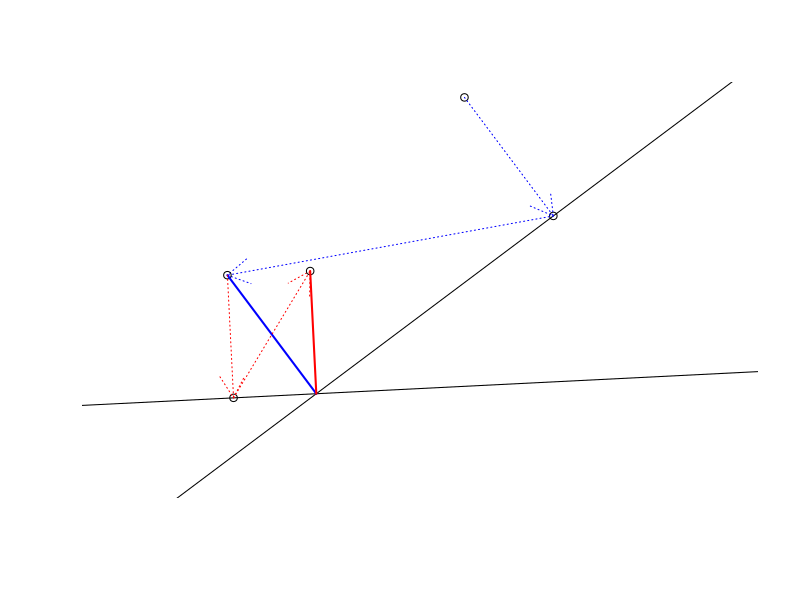

This chart was generated by the following R code:
## This is a short program to generate a picture illustrating
## that non-orthoganility is 
## reobatianed when iteratively applying projections
##
## A 2D point is projected onto two 1d linear subspaces which
## in this case are lines through the origin
##
## Note the formula for projecting a 2D point (y1, y2) onto a subspace
## (z, b * z) for z in R^1 
##
## Gives horizontal axis point z = p * Y2 / b + (1-p) * y1
## where p = b^2 / (b^2 + 1)
##
## Vertical axis point z * b
##
## The residual vector is then of course the substraction of these two
##
## Notation
## p[]sj means project [] onto subspace j so, for example
## pys1 = project point y onto subspace 1
## ppys2s2 = project the projection of point y onto subspace 1 onto subspace 2
## r is the same thing for residual

## The 2D response is (y1, y2)
y = c(.4, .8)

## The slopes of the linear subspace 
## Subspace1 is the set {z * slope1 | z in R}
## Subspace2 is the set {z * slope2 | z in R}
slope1 = .75
slope2 = .05

## The projection function of a point (y1, y2)
## onto a the subspace defined by a 
## line through the origin with slope b
project = function(y, b) {
  p = b ^ 2 / (b ^ 2 + 1)
  
  point1 = p * y[2] / b +  (1 - p) * y[1]
  point2 = b * point1
  
  projection = c(point1, point2)
  residual = y - projection
  list(projection = projection,
       residual = residual)
}

## Make the arrows function like the lines function so that
## I can just switch back and forth between lines and arrow
arrow = function(x, y, ...)
  arrows(x[1], y[1], x[2], y[2], ...)

## The projection and residual of the observed
## data point onto the first subspace
temp = project(y, slope1)
pys1 = temp$projection
rys1 = temp$residual
rm(temp)

## The projection and residual onto the second subspace 
## of the residual of the projection from the first subspace 
temp = project(rys1, slope2)
prys1s2 = temp$project
rrys1s2 = temp$residual
rm(temp)

## The inner product of this residual and the first residual
## Note you'd want this to be orthongoal since the first residual
## is guaranteed to be orthogonal to any point in S1
bleedover = sum(rys1 * rrys1s2)

## define a plotrange, just cover all of the points
plotrange = range(c(y, pys1, prys1s2, rys1, rrys1s2))

## Create a blank plot
plot(plotrange, plotrange, type = "n", xlab = "", ylab = "", 
     frame = FALSE, 
     axes = FALSE, asp = 1)
## Uncomment this if you want the title to display the inner
## product of the second residual with the first
#title(paste0("The inner product is: ", round(bleedover, 3)))

## The two linear subspaces
abline(0, slope1)
abline(0, slope2)

## The response as a point
points(y[1], y[2])

## The projection of the response onto the first line
points(pys1[1], pys1[2])

## The line from the data to the projected point on the first subspace
arrow(c(y[1], pys1[1]), c(y[2], pys1[2]), col = "blue", lty = 3)

## A dashed line connecting the projection of the 
## original data point to the residual from projecting onto the 
## first subspace
arrow(c(pys1[1], rys1[1]), c(pys1[2], rys1[2]), lty = 3, col = "blue")

## The residual from the first projection
points(rys1[1], rys1[2])

## The line to the origin from that residual
lines(c(0, rys1[1]), c(0, rys1[2]), col = "blue", lwd = 2)

## The residual projected onto the second space
points(prys1s2[1], prys1s2[2])

## The line from the residual to its projection on the second space
arrow(c(rys1[1], prys1s2[1]), c(rys1[2], prys1s2[2]), 
      col = "red", lty = 3)

## A dashed line from the second projection to its residual
arrow(c(prys1s2[1], rrys1s2[1]), c(prys1s2[2], rrys1s2[2]),
      col = "red", lty = 3)

## the second residual shown at the origin
points(rrys1s2[1], rrys1s2[2])
lines(c(0, rrys1s2[1]), c(0, rrys1s2[2]), col = "red", lwd = 2)



